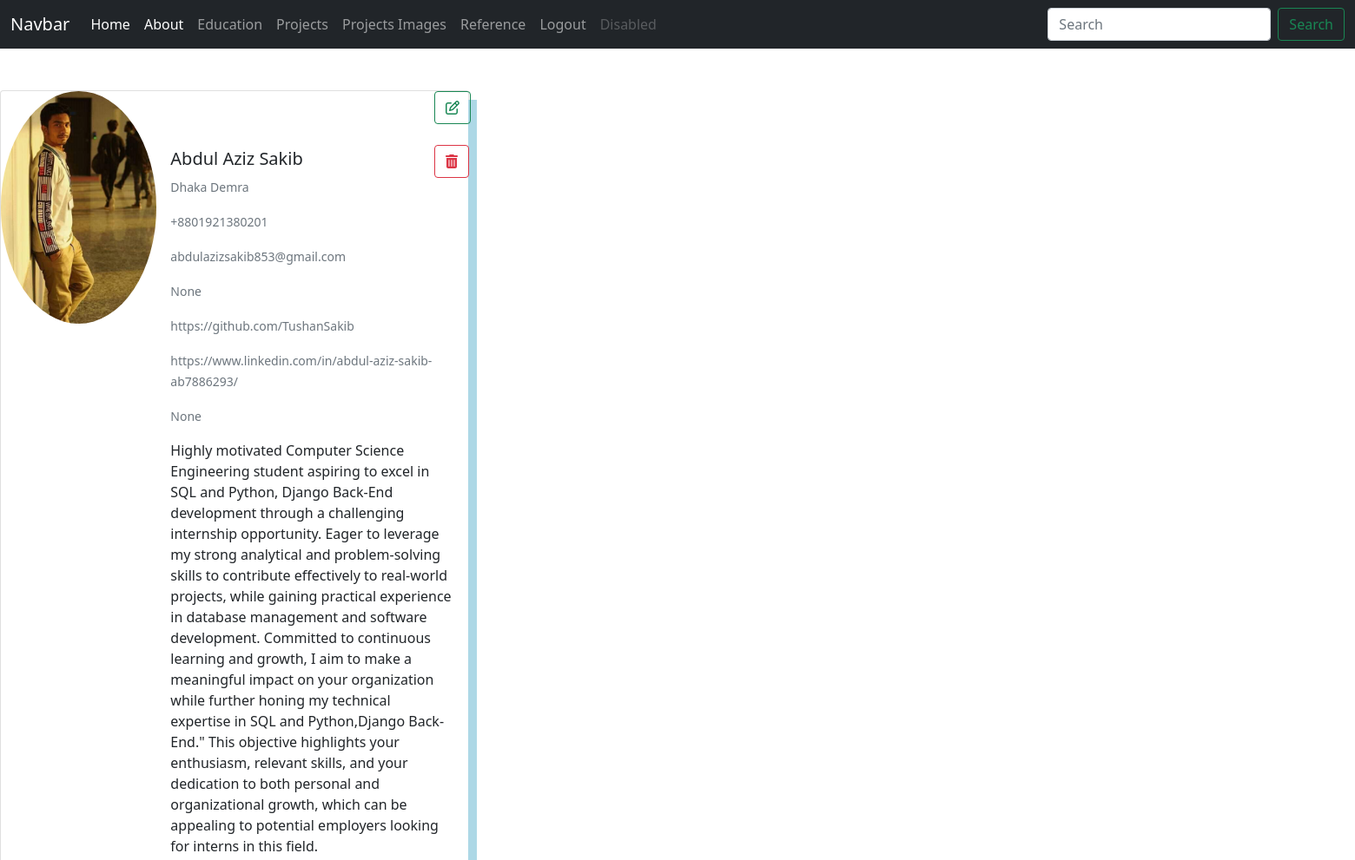
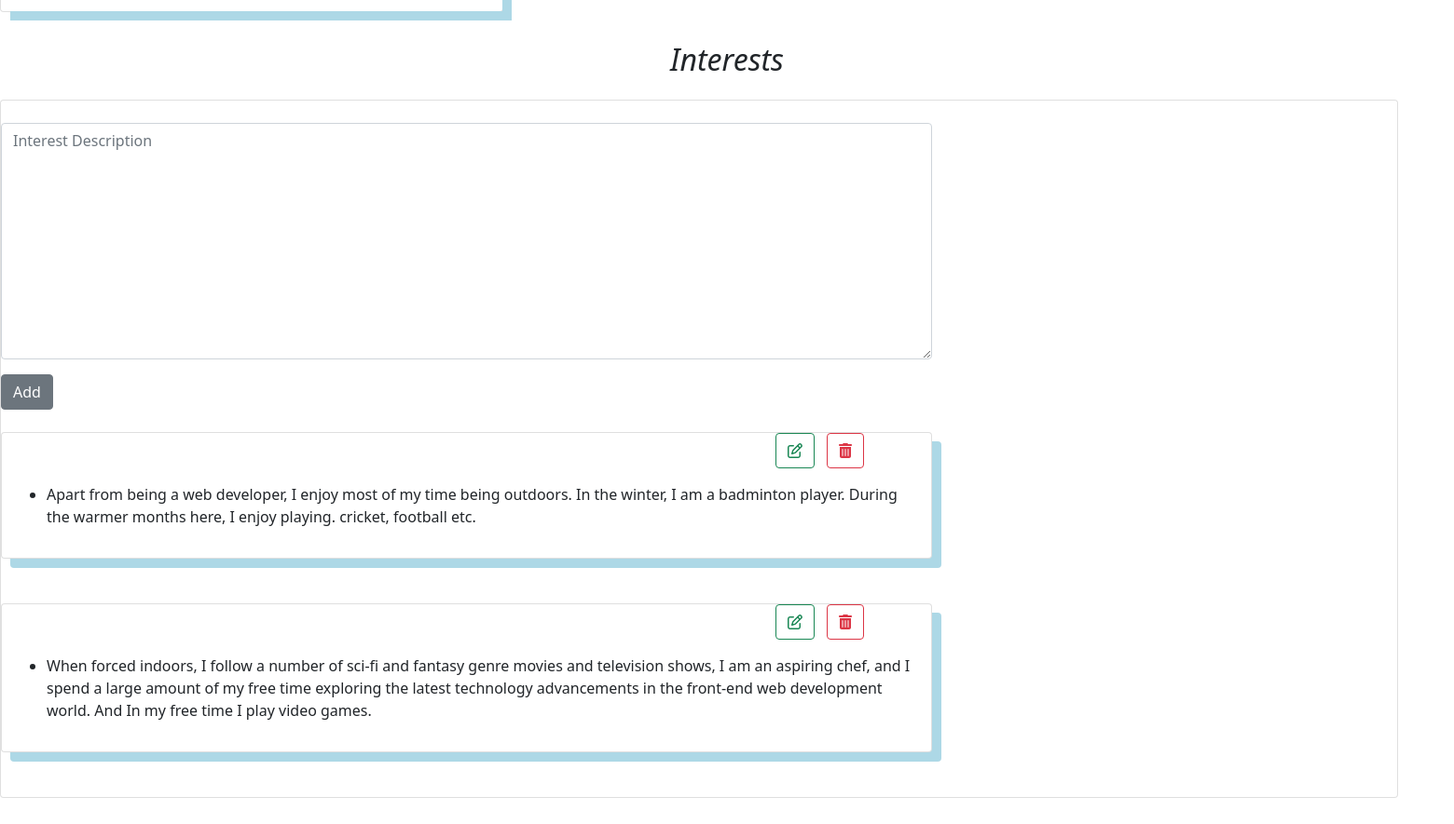
The page /about/ (signed in) on the database its author committed (2 pictures, top to bottom).
### core/models.py (models this page shows, shortened)
class About(models.Model):
    profile_img = models.ImageField(upload_to = 'upload/profile')
    first_name = models.CharField(max_length=100)
    last_name = models.CharField(max_length=100)
    address = models.CharField(max_length=200)
    phone = models.CharField(max_length=15)
    email = models.CharField(max_length=100)
    career_obj = models.CharField(max_length=10000)
    facebook_link = models.CharField(max_length=100,null=True,blank=True)
    git_link = models.CharField(max_length=100,null=True,blank=True)
    linkedin_link = models.CharField(max_length=100,null=True,blank=True)
    twitter_link = models.CharField(max_length=100,null=True,blank=True)

class Interest(models.Model):
    description = models.TextField(max_length=20000)

### core/views.py (the view)
# urls.py: path('about/',views.about,name='about'),
def about(request):
    if request.user.is_authenticated:
        about = About.objects.all()
        interest = Interest.objects.all()
        form = InterestForm(request.POST or None)
        if request.method == "POST":
            if form.is_valid():
                form.save()
                return redirect('about')
        return render(request,'about.html',{'about':about,'interest':interest,'form':form})

### core/forms.py
class InterestForm(forms.ModelForm):
    class Meta:
        model = Interest
        fields = ('description',)
        labels = {
            'description':''
        }
        widgets = {
            'description': forms.Textarea(attrs={'class':'form-control','placeholder':'Interest Description',}),
        }

### core/templates/about.html (shortened to what this page needs)
{% extends 'base.html'%}
{% block content %}
{% for a in about %}
<div class="card mb-3" style="max-width: 540px;">
    <div class="row g-0" style="box-shadow:10px 10px lightblue;">
      <div class="col-md-4">
        <img src="{{a.profile_img.url}}" class="img-fluid rounded-circle" alt="...">
      </div>
      <div class="col-md-8">
        <div class="container" style="margin-left:320px;width:50px;height:50px">
        <a href="{% url 'update_about' a.pk %}" class="btn btn-outline-success"><i class="fa-regular fa-pen-to-square"></i></a>
            <a href="" class="btn btn-outline-danger"><i class="fa-solid fa-trash-can"></i></a></td>
        </div>
        <div class="card-body">
          <h5 class="card-title">{{a.first_name}} {{a.last_name}}</h5>
          <p class="card-text"><small class="text-muted">{{a.address}}</small></p>
          <p class="card-text"><small class="text-muted">{{a.phone}}</small></p>
          <p class="card-text"><small class="text-muted">{{a.email}}</small></p>
          <p class="card-text"><small class="text-muted">{{a.facebook_link}}</small></p>
          <p class="card-text"><small class="text-muted">{{a.git_link}}</small></p>
          <p class="card-text"><small class="text-muted">{{a.linkedin_link}}</small></p>
          <p class="card-text"><small class="text-muted">{{a.twitter_link}}</small></p>
          <p class="card-text">{{a.career_obj}}</p>
        </div>
      </div>
      </div>
    </div>
    {% endfor %}
    <div class="card-body">
    <h2 class="text-center"><i>Interests</i></h2>
    </div>
    <div class="card mb-3" style="max-width: 1500px;">
      <div class="row g-0">
        <div class="col-md-8">
          <br/>
          <form method="POST">
            {{form.as_p}}
            <button type="submit" class="btn btn-secondary">Add</button>
          </form>
          <br/>
          {% for i in interest %}
          <div class="card" style="box-shadow:10px 10px lightblue;">
            <div class="container" style="margin-left:830px;">
              <a href="{% url 'update_interest' i.pk %}" class="btn btn-outline-success"><i class="fa-regular fa-pen-to-square"></i></a>
               <a href="{% url 'delete_interest' i.pk %}" class="btn btn-outline-danger"><i class="fa-solid fa-trash-can"></i></a>
              </div>
            <div class="card-body">
              <ul>
             <li><p class="card-text">{{i.description}}</p></li>
              </ul>
            </div>
          </div>
          <br/><br/>
          {% endfor %}
        </div>
        </div>
      </div>
  <br/>
  <br/>
  <br/>
{% endblock %}

### core/templates/base.html (shortened to what this page needs)
<!doctype html>
<html lang="en">
  <head>
    <link href="https://cdn.jsdelivr.net/npm/bootstrap@5.0.2/dist/css/bootstrap.min.css" rel="stylesheet">
  </head>
  <body>
    {% include 'navbar.html' %}
    <br/><br/>
    {% block content %}
    {% endblock %}
  </body>
</html>

### core/templates/navbar.html (shortened to what this page needs)
{% if request.user.is_authenticated %}
<nav class="navbar navbar-expand-lg navbar-dark bg-dark">
    <div class="container-fluid">
      <a class="navbar-brand" href="#">Navbar</a>
      <div class="collapse navbar-collapse" id="navbarSupportedContent">
        <ul class="navbar-nav me-auto mb-2 mb-lg-0">
          <li class="nav-item">
            <a class="nav-link active" aria-current="page" href="{% url 'home' %}">Home</a>
          </li>
          <li class="nav-item">
            <a class="nav-link active" aria-current="page" href="{% url 'about' %}">About</a>
          </li>
          <li class="nav-item">
            <a class="nav-link" href="{% url 'education' %}">Education</a>
          </li>
          <li class="nav-item">
            <a class="nav-link" href="{% url 'project' %}">Projects</a>
          </li>
          <li class="nav-item">
            <a class="nav-link" href="{% url 'project_images' %}">Projects Images</a>
          </li>
          <li class="nav-item">
            <a class="nav-link" href="{% url 'reference' %}">Reference</a>
          </li>
          <li class="nav-item">
            <a class="nav-link" href="{% url 'logout' %}">Logout</a>
          </li>
          <li class="nav-item">
            <a class="nav-link disabled" href="#" tabindex="-1" aria-disabled="true">Disabled</a>
          </li>
        </ul>
        <form class="d-flex">
          <input class="form-control me-2" type="search" placeholder="Search" aria-label="Search">
          <button class="btn btn-outline-success" type="submit">Search</button>
        </form>
      </div>
    </div>
  </nav>
  {% endif %}

### rows shown on the page
About: profile_img (picture), first_name "Abdul Aziz", last_name "Sakib", address "Dhaka Demra", phone "+8801921380201", email "abdulazizsakib853@gmail.com", facebook_link "None", git_link "https://github.com/TushanSakib", linkedin_link "https://www.linkedin.com/in/abdul-aziz-sakib-ab7886293/", twitter_link "None", career_obj "Highly motivated Computer Science Engineering student aspiring to excel in SQL and Python, Django Back-End development through a challenging internship opportunity. Eager to leverage my strong analytical and problem-solving skills to contribute effectively to real-world projects, while gaining practical experience in database management and software development. Committed to continuous learning and growth, I aim to make a meaningful impact on your organization while further honing my technical expertise in SQL and Python,Django Back-End.\" This objective highlights your enthusiasm, relevant skills, and your dedication to both personal and organizational growth, which can be appealing to…"
Interest: description "Apart from being a web developer, I enjoy most of my time being outdoors. In the winter, I am a badminton player. During the warmer months here, I enjoy playing. cricket, football etc."
Interest: description "When forced indoors, I follow a number of sci-fi and fantasy genre movies and television shows, I am an aspiring chef, and I spend a large amount of my free time exploring the latest technology advancements in the front-end web development world. And In my free time I play video games."
